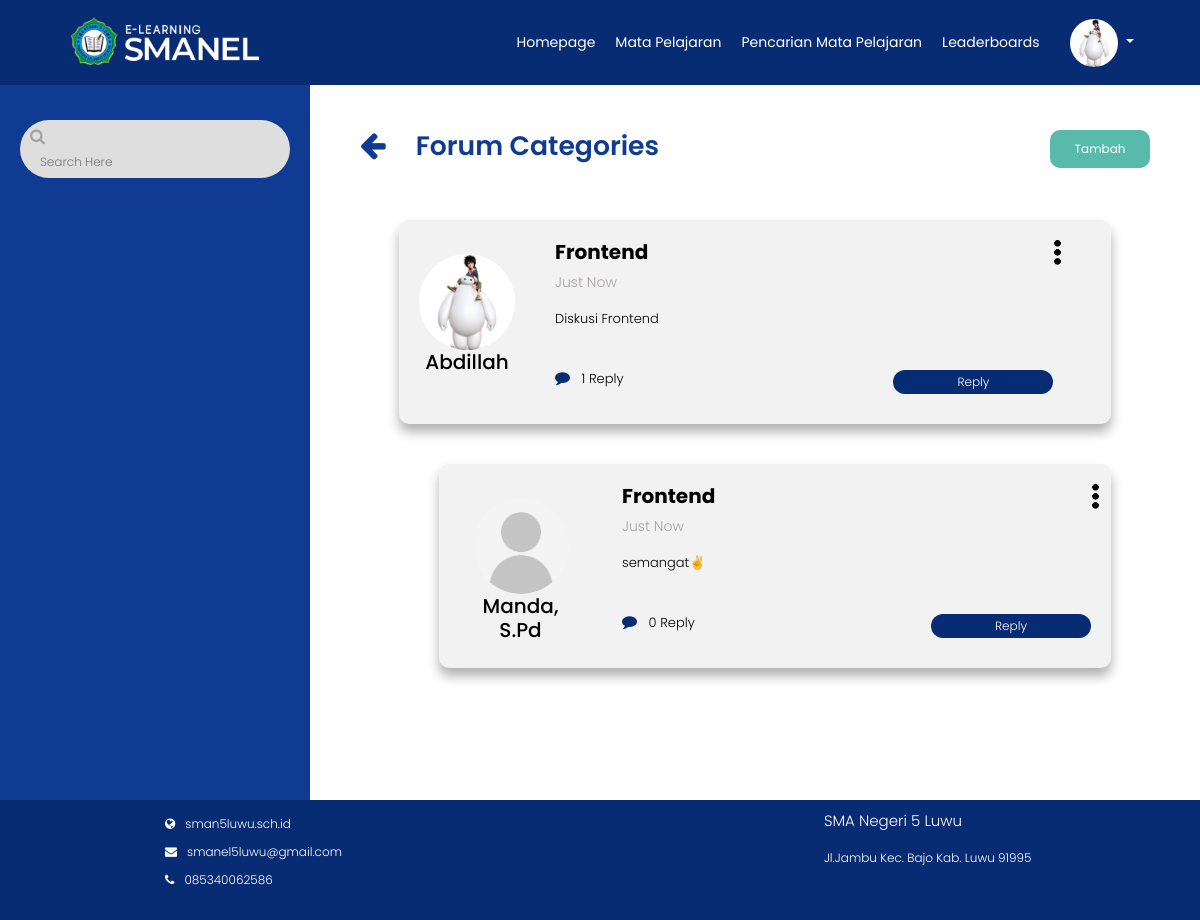
The page /Backend/forumthread.php?Id=33 (signed in) on the database its author committed.
### tables this page shows
CREATE TABLE `user_siswa` (
  `Id` int(11) NOT NULL,
  `Nama` varchar(225) NOT NULL,
  `Nis` varchar(225) NOT NULL,
  `Kelas` varchar(225) NOT NULL,
  `Tempat` varchar(225) NOT NULL,
  `Tanggal` date NOT NULL,
  `Email` varchar(255) NOT NULL,
  `Alamat` varchar(225) NOT NULL,
  `Username` varchar(225) NOT NULL,
  `Password` varchar(225) NOT NULL,
  `Profil` varchar(225) NOT NULL
);

CREATE TABLE `forum_thread` (
  `Id_ForumThr` int(11) NOT NULL,
  `Id_ForumCat` int(11) NOT NULL,
  `Judul` varchar(225) NOT NULL,
  `Waktu` timestamp NOT NULL DEFAULT current_timestamp(),
  `Deskripsi` text NOT NULL,
  `Nama` varchar(225) NOT NULL
);

CREATE TABLE `forum_reply` (
  `Id_Reply` int(11) NOT NULL,
  `Id_ForumThr` int(11) NOT NULL,
  `Id_ForumCat` int(11) NOT NULL,
  `NamaUser` varchar(225) NOT NULL,
  `JudulReply` varchar(255) NOT NULL,
  `DeskripsiReply` text NOT NULL,
  `WaktuReply` datetime NOT NULL
);

### Backend/functions.php (called while the page is built, shortened)
<?php
function koneksi()
{
    return mysqli_connect('localhost', 'root', '', 'elearning');
}
function query($query)
{
    $conn = koneksi();
    $result = mysqli_query($conn, $query);
    if(mysqli_num_rows($result)==1){
        return mysqli_fetch_assoc($result);
    }
    $rows = [];
    return $rows;
}
function querys($query)
{
    $conn = koneksi();
    $result = mysqli_query($conn, $query);
    $rows = [];
    while ($row = mysqli_fetch_assoc($result)) {
        $rows[] = $row;
    }
    return $rows;
}
function getRepliesByCommentId($id)
{
    $conn = koneksi();
    $result = mysqli_query($conn, "SELECT * FROM forum_reply WHERE Id_ForumThr=$id");
    $replies = mysqli_fetch_all($result, MYSQLI_ASSOC);
    return $replies;
}
function nicetime($timestamp){
    $time_ago = strtotime($timestamp);
      $current_time = time();
      $time_difference = $current_time - $time_ago;
      $seconds = $time_difference;
      $minutes      = round($seconds / 60 );
      $hours        = round($seconds / 3600);
      $days         = round($seconds / 86400);
      $weeks        = round($seconds / 604800);
      $months       = round($seconds / 2629440);
      $years        = round($seconds / 31553280);
      if($seconds <= 60) {
       return "Just Now";
      } else if($minutes <=60) {
       if($minutes==1){
         return "one minute ago";
       }else {
         return "$minutes minutes ago";
       }
      } else if($hours <=24) {
       if($hours==1) {
         return "an hour ago";
       } else {
         return "$hours hrs ago";
       }
      }else if($days <= 7) {
       if($days==1) {
         return "yesterday";
       }else {
         return "$days days ago";
       }
      }else if($weeks <= 4.3) {
       if($weeks==1){
         return "a week ago";
       }else {
         return "$weeks weeks ago";
       }
      } else if($months <=12){
       if($months==1){
         return "a month ago";
       }else{
         return "$months months ago";
       }
      }else {
       if($years==1){
         return "one year ago";
       }else {
         return "$years years ago";
       }
      }
}
?>

### Backend/forumthread.php (the view, shortened to what this page needs)
<?php
require 'functions.php';
$Id = $_GET['Id'];
$f = query("SELECT * FROM forum_cat WHERE Id_ForumCat = $Id");
$forum = querys("SELECT * FROM forum_thread WHERE Id_ForumCat = $Id");
?>
<!DOCTYPE html>
<html lang="en">
<head>
  <link rel="stylesheet" href="https://stackpath.bootstrapcdn.com/bootstrap/4.5.0/css/bootstrap.min.css">
  <link rel="stylesheet" href="https://stackpath.bootstrapcdn.com/font-awesome/4.7.0/css/font-awesome.min.css">
  <link rel="stylesheet" href="style.css?<?php echo time() ?>">
</head>
<body>
  <?php require_once('navbar/navbarmapel.php') ?>
  <div class="main-container">
    <div class="class">
      <div class="new-class">
        <div class="dokumen">
          <div class="search-sidebar">
            <div class="search-box d-flex">
              <form action="" method="post">
                <span><i class="fa fa-search"></i></span>
                <input type="text" class="keyword" name="keyword" style="background: none !important;border: none;outline: none;height: 20px;font-size: 12px;" placeholder="Search Here"></input>
              </form>
            </div>
          </div>
          <div class="doc-content">
            <div class="doc-header">
              <div class="d-flex">
                <span><a href="javascript:history.back()"><i class="fa fa-arrow-left"></i></a> </span>
                <h1>Forum Categories</h1>
                <div class="btn-start ml-auto">
                  <button onclick="location.href='tambah_forumthread.php?Id=<?= $f["Id_ForumCat"] ?>'" type="submit" name="TambahForum">Tambah</button>
                </div>
              </div>
            </div>
            <div class="forumthread-list">
              <?php $i = 1;
              foreach ($forum as $forum) : ?>
                <div class="forumthread-content">
                  <div class="main-item d-flex">
                    <div class="foto">
                      <?php
                      $nama = $forum["Nama"];
                      $us = query("SELECT Profil FROM user_guru WHERE Nama = '$nama' UNION SELECT Profil FROM user_siswa WHERE Nama = '$nama'");
                      ?>
                      <img src="img/<?= $us["Profil"] ?>" alt="Profil">
                      <h5><?= $forum["Nama"] ?></h5>
                    </div>
                    <div class="forumthread-description">
                      <div class="dropdown">
                        <button class="btn-mapel" type="button" id="dropdownMenuButton" data-toggle="dropdown" aria-haspopup="true" aria-expanded="false">
                          <img class="colon" src="img/titik3.png" alt="">
                        </button>
                      </div>
                      <div class="forumthread-title">
                        <h5><b><?= $forum["Judul"] ?></b></h5>
                        <p><?= nicetime($forum["Waktu"]) ?></p>
                      </div>
                      <div class="forumthread">
                        <p><?= $forum["Deskripsi"] ?></p>
                      </div>
                      <div class="buttom d-flex">
                        <div class="info">
                          <?php
                          $r = $forum["Id_ForumThr"];
                          $conn = koneksi();
                          $reply = "SELECT COUNT(*) FROM forum_reply WHERE Id_ForumThr = $r";
                          $result = mysqli_query($conn, $reply);
                          $row = mysqli_fetch_array($result);
                          $total = $row['COUNT(*)'];
                          ?>
                          <p><i class="fa fa-comment"></i> <?php echo $total ?> Reply </p>
                        </div>
                        <div class="btn-reply">
                          <button onclick="location.href='tambahkomentar.php?Id=<?= $forum['Id_ForumThr']; ?>'">Reply</button>
                        </div>
                      </div>
                    </div>
                  </div>
                  <?php $reply = getRepliesByCommentId($forum['Id_ForumThr']); ?>
                  <div class="replies_wrapper_<?php echo $forum['Id_ForumThr']; ?>">
                    <?php if (isset($reply)) : ?>
                      <?php foreach ($reply as $r) : ?>
                        <div class="sub-item d-flex">
                          <div class="foto">
                            <?php
                            $nama = $r["NamaUser"];
                            $us = query("SELECT Profil FROM user_guru WHERE Nama = '$nama' UNION SELECT Profil FROM user_siswa WHERE Nama = '$nama'");
                            ?>
                            <img src="img/<?= $us["Profil"] ?>" alt="Profil">
                            <h5><?= $r["NamaUser"] ?></h5>
                          </div>
                          <div class="forumthread-description">
                            <div class="dropdown">
                              <button class="btn-mapel" type="button" id="dropdownMenuButton" data-toggle="dropdown" aria-haspopup="true" aria-expanded="false">
                                <img class="colon" src="img/titik3.png" alt="">
                              </button>
                            </div>
                            <div class="forumthread-title">
                              <h5><b><?= $r["JudulReply"] ?></b></h5>
                              <p><?php echo nicetime(($r['WaktuReply'])) ?></p>
                            </div>
                            <div class="forumthread">
                              <p><?= $r["DeskripsiReply"] ?></p>
                            </div>
                            <div class="buttom d-flex">
                              <div class="info">
                                <p><i class="fa fa-comment"></i> 0 Reply</p>
                              </div>
                              <div class="btn-reply">
                                <button onclick="location.href='tambahreply.php?Id=<?= $r['Id_Reply']; ?>'">Reply</button>
                              </div>
                            </div>
                          </div>
                        </div>
                      <?php endforeach ?>
                    <?php endif ?>
                  </div>
                <?php endforeach ?>
                </div>
            </div>
          </div>
        </div>
      </div>
    </div>
  </div>
  <div class="footer">
    <div class="nama-footer">
      <p class="tfooter">SMA Negeri 5 Luwu</p>
      <p>Jl.Jambu Kec. Bajo Kab. Luwu 91995</p>
    </div>
    <div class="web">
      <ul>
        <li><a href="http://sman5luwu.sch.id/index.php"><i class="fa fa-globe"></i><span>sman5luwu.sch.id</span></a>
        </li>
        <li><a href="#"><i class="fa fa-envelope"></i><span>smanel5luwu@gmail.com</span></a></li>
        <li><a href="#"><i class="fa fa-phone"></i><span>085340062586</span></a></li>
      </ul>
    </div>
  </div>
</body>
</html>

### Backend/navbar/navbarmapel.php (shortened to what this page needs)
<?php
$nama = $_SESSION["Nis"];
$user = query("SELECT * FROM user_siswa WHERE Nis = '$nama'");
?>
<nav class="navbar navbar-expand-lg navbar-light fixed-top">
  <div class="navbar-header">
    <img src="img/logo.png" alt="">
  </div>
  <div class="collapse navbar-collapse" id="navbarNav">
    <ul class="navbar-nav ml-auto">
      <li class="name nav-item">
        <a href="homepage.php" class="btn" aria-hidden="true">Homepage</a>
      </li>
      <li class="mapel nav-item">
        <a href="matapelajaran.php" class="btn active" aria-hidden="true">Mata Pelajaran</a>
      </li>
      <li class="search-mapel nav-item">
        <a href="pencarian_siswa.php" class="btn" aria-hidden="true">Pencarian Mata Pelajaran </a>
      </li>
      <li class="leader nav-item">
        <a href="leaderboards.php" class="btn" aria-hidden="true">Leaderboards</a>
      </li>
    </ul>
    <div class="profil nav-item dropdown-toggle" type="button" data-toggle="dropdown" aria-haspopup="true" aria-expanded="false">
      <img alt="your image" src="img/<?php echo $user["Profil"]; ?>" title="<?php echo  $user["Profil"];  ?>" style="border-radius: 50%;">
    </div>
  </div>
</nav>

### Backend/style.css (style rules this page uses)
* { margin: 0; padding: 0; box-sizing: border-box; font-family: 'Poppins', sans-serif; font-weight: 300; }
body { font-family: 'Poppins', sans-serif; font-weight: 300; min-height: 100%; outline: none; }
.navbar { background-color: #082C73; color: white; }
.navbar-header img { height: 8vh; margin-top: 5px; margin-left: 5vh; padding-bottom: 8px; color: white; }
.navbar .navbar-header { color: #fefefe; padding-left: 10px; }
.navbar .navbar-nav li a { padding: 10px; color: white; text-decoration: none; transition: 0.5s ease; border: none; font-size: 14px; float: right; }
#navbarNav .profil { margin: 0 20px; padding-right: 30px; float: right; }
#navbarNav .profil img { width: 6vh; }
.footer { display: grid; height: max-content; width: 100%; bottom: 0; background-color: #082C73; position: relative; padding: 10px; font-size: 12px; }
.footer .web { grid-column: 1; grid-row: 4; margin-left: 150px; }
.footer .web-detail-mapel ul li, .footer .web ul li { list-style: none; padding: 5px; }
.footer .web-detail-mapel span, .footer .web span { color: white; padding: 10px; }
.footer .web-detail-mapel i, .footer .web i { color: white; }
.footer .nama-footer { grid-column: 3; grid-row: 4; color: white; margin-left: 150px; }
.footer .nama-footer .tfooter, .footer .nama-footer-mapel .tfooter { font-size: 15px; }
.btn { display: flex; justify-content: center; }
.dokumen { display: flex; width: 100%; min-height: 100vh; position: relative; }
.search-sidebar { width: 320px; background: #0F3B92; position: relative; }
.search-sidebar .search-box { margin: 120px 20px 0px; padding: 5px 10px 5px 10px; background: #dedede; border-radius: 50px; }
.search-box1 p, .search-box i { color: #a7a2a2; }
.doc-content { display: flex; flex-direction: column; width: 80%; min-height: 100vh; }
.doc-header { margin-top: 80px; padding: 50px 50px 0px; height: max-content; color: #0F3B92; }
.doc-header h1 { font-size: 20pt; font-weight: 600; padding-left: 30px; padding-right: 20px; flex: 1; }
.doc-header a { color: #0F3B92; text-decoration: none; cursor: pointer; }
.doc-header .fa-arrow-left { font-size: 30px; }
.btn-start, .btn-back, .btn-finish { padding: 10px; text-align: center; background: none; }
.btn-start button, .btn-back button, .btn-finish button { border-radius: 10px; border: none; color: white; padding: 10px; width: 100px; font-weight: 400; cursor: pointer; outline: none; }
.btn-start button { background: #58BAAB; }
.doc-header .btn-start { width: 100px; font-size: 12px; padding: 0px; }
.forumthread-list { position: relative; width: 80%; height: fit-content; margin: 50px auto; }
.forumthread-content { height: fit-content; }
.main-item, .sub-item { margin: 0px auto; height: fit-content; background-color: #F2F2F2; color: black; border-radius: 10px; margin-bottom: 5vh; box-shadow: 0 1vh 1vw 0 rgba(0, 0, 0, 0.308); }
.sub-item { margin-left: 5vh; }
.foto { position: relative; text-align: center; margin: 10px 20px; }
.foto img { width: 8vw; border-radius: 50%; margin-top: 3vh; }
.forumthread-description { position: relative; width: 70%; text-align: justify; position: relative; margin: 20px; }
.forumthread-title p { font-size: 14px; color: #a7a2a2; }
.forumthread p { font-size: 13px; }
.forumthread { margin-bottom: 5vh; }
.info { font-size: 13px; }
.info .fa { color: #082C73; font-size: 15px; margin-right: 1vh; }
.btn-reply button { background: #082C73; color: white; border-radius: 15px; width: 160px; border: none; font-size: 12px; padding: 3px; }
.btn-reply { margin-left: auto; }
.field-user label, input { padding: 10px; }
.forumthread-description img.colon { height: 25px; padding-left: 5px; }
.forumthread-description .dropdown { float: right; border-radius: 10px; border: none; font-weight: 300; outline: none; font-size: 12px; display: flex; flex-direction: column; margin-right: -3vh; }
.forumthread-description .dropdown button { background: none; border: none; outline: none; }
.forumthread-title { text-align: left; }
form i { font-size: 50px; }
.navbar-collapse { flex-grow: 0 !important; }
@media (min-width: 992px) { .navbar-expand-lg .navbar-collapse { margin-left: auto; } }

### rows shown on the page
user_siswa: Profil (picture)
forum_thread: Nama "Abdillah", Judul "Frontend", Waktu "Just Now", Deskripsi "Diskusi Frontend", total "1"
forum_reply: NamaUser "Manda, S.Pd", JudulReply "Frontend", WaktuReply "Just Now", DeskripsiReply "semangat✌"
